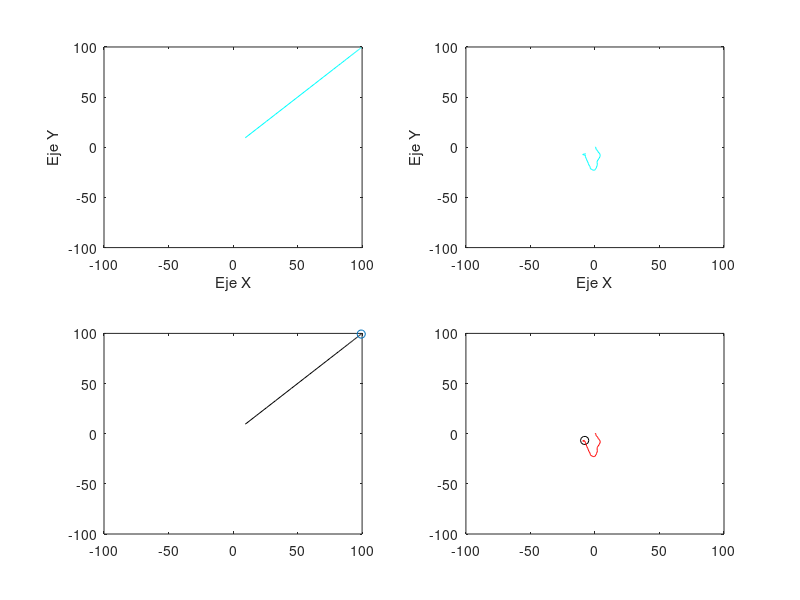

Write the MATLAB code that produced this figure.
% SIMULACIÓN DE MOVIMIENTO BROWNIANO
clc, clear
% Esta simulación muestra el movimiento de una partícula grande en un
% fluido de moléculas de órdenes de magnitud menores a la partícula de
% estudio. Se estudiará la cinemática de la partícula grande mediante
% las ecuaciones del movimiento browniano proporcionadas por Langevin
% en 1908.
% Esta simulación será en 2 dimensiones, con los ejes X e Y, y será
% hardcode, es decir, para un caso concreto con el objetivo de
% mostrar los casos generales
% Definimos los valores iniciales de la simulación y daremos un número
% de segundos a simular.
secs = 5;
tick = 0.1; % Tiempo entre eventos
slowmo = 0.01; % Cuánto porciento se quiere ralentizar la simulación (100 es
% a tiempo real)
dots = secs/tick;
rangeOfVision = [-100 100 -100 100]; % Define el tamaño a ver de los ejes
d = 2; % Dimensiones de la caja cuadrada
to = 0;
xo = 0;
yo = 0;
voax = 100;
voay = 100;
vob = 0;
b = 1;
m = 1; % La masa de una partícula de polen 2,5*10^-10 kg

% Damos los valores mínimos y máximos de las fuerzas que se le pueden
% ejercer a la partícula.
fbMax = 50;
fbMin = 20;
% Según la ecuación de Langevin:
% mdv/dt = -bv + Fb(t)
% Ahora deberemos de calcular las posiciones de la partícula según la
% ecuación
% Para el PROBLEMA A tendremos

posxa = zeros(dots);
posya = zeros(dots);

for i = 1:dots
    posxa(i) = xo - voax*(m/b)*(exp((-b*i*tick)/m)-1);
    posya(i) = yo - voay*(m/b)*(exp((-b*i*tick)/m)-1);
end

%Para el PROBLEMA B:
%Almaceno los valores a obtener en vectores de la longitud de las
%iteraciones a hacer.

posxb = zeros(dots);
posyb = zeros(dots);
vxb = zeros(dots);
vyb = zeros(dots);
vxb(1) = vob;
vyb(1) = vob;
fbx = fbMin + (fbMax-fbMin).*rand(1,dots);
fby = fbMin + (fbMax-fbMin).*rand(1,dots);

for i= 1:dots
    aux = rand(1);
    if aux<=0.5
        fbx(i) = -1*fbx(i);
    end
    aux = rand(1);
    if aux<=0.5
        fby(i) = -1*fby(i);
    end
end

for j = 1 : dots - 1
    vxb(j + 1) = (1 - (b/m)*tick)*vxb(j) + (fbx(j)*tick/m);
    vyb(j + 1) = (1 - (b/m)*tick)*vyb(j) + (fby(j)*tick/m);
    posxb(j + 1) = posxb(j) + vxb(j).*tick;
    posyb(j + 1) = posyb(j) + vyb(j).*tick;
end

hold on
% GRÁFICA DEL MOVIMIENTO DE LA PARTÍCULA EN A

subplot(2,2,1)

plot(posxa,posya,'c')
axis(rangeOfVision)
xlabel('Eje X');
ylabel('Eje Y');

% GRÁFICA DEL MOVIMIENTO DE LA PARTÍCULA EN B

subplot(2,2,2)

plot(posxb,posyb,'c')
axis(rangeOfVision)
xlabel('Eje X');
ylabel('Eje Y');

% GRÁFICA DE LA PARTÍCULA MOVIÉNDOSE EN A y B

subplot(2,2,3)

xlabel('Eje X');
ylabel('Eje Y');

subplot(2,2,4);

xlabel('Eje X');
ylabel('Eje Y');

for i = 1:dots
    %Para el problema A

    subplot(2,2,3)
    hold off
    plot(posxa,posya,'k-')
    hold on
    plot(posxa(i),posya(i),'o')
    axis(rangeOfVision)

    %Para el problema B

    subplot(2,2,4)
    hold off
    plot(posxb(j),posyb(j),'ko')
    hold on
    for j = 3:i
        plot([posxb(j-2), posxb(j-1)],[posyb(j-2), posyb(j-1)],'r-')
    end

    clc
    fprintf("Tick: %f\nRalentizado a: %f\nSegundos de simulación: %f\nTiempo desde inicio: %f\n",tick,slowmo,secs,(i*tick))
    pause(tick*slowmo/100)

end

axis(rangeOfVision)

% “Caja” que encierra la partícula en las dos simulaciones (es posible aplicarla,
% pero dejaremos esta aplicación debido a que no es de provecho para el estudio
% del movimiento. Se deja por si existe el interés de encerrar la partícula en
% algún futuro entre unas paredes imaginarias.)

% % % function crearcaja(d)
% % % plot([-d d],[d d],'k',[d d],[d -d],'k',[d -d],[-d -d],'k',[-d -d],[-d d],'k');
% % % axis([-(d+1) d+1 -(d+1) d+1]);
% % % xlabel('Eje X');
% % % ylabel('Eje Y');
% % % end
